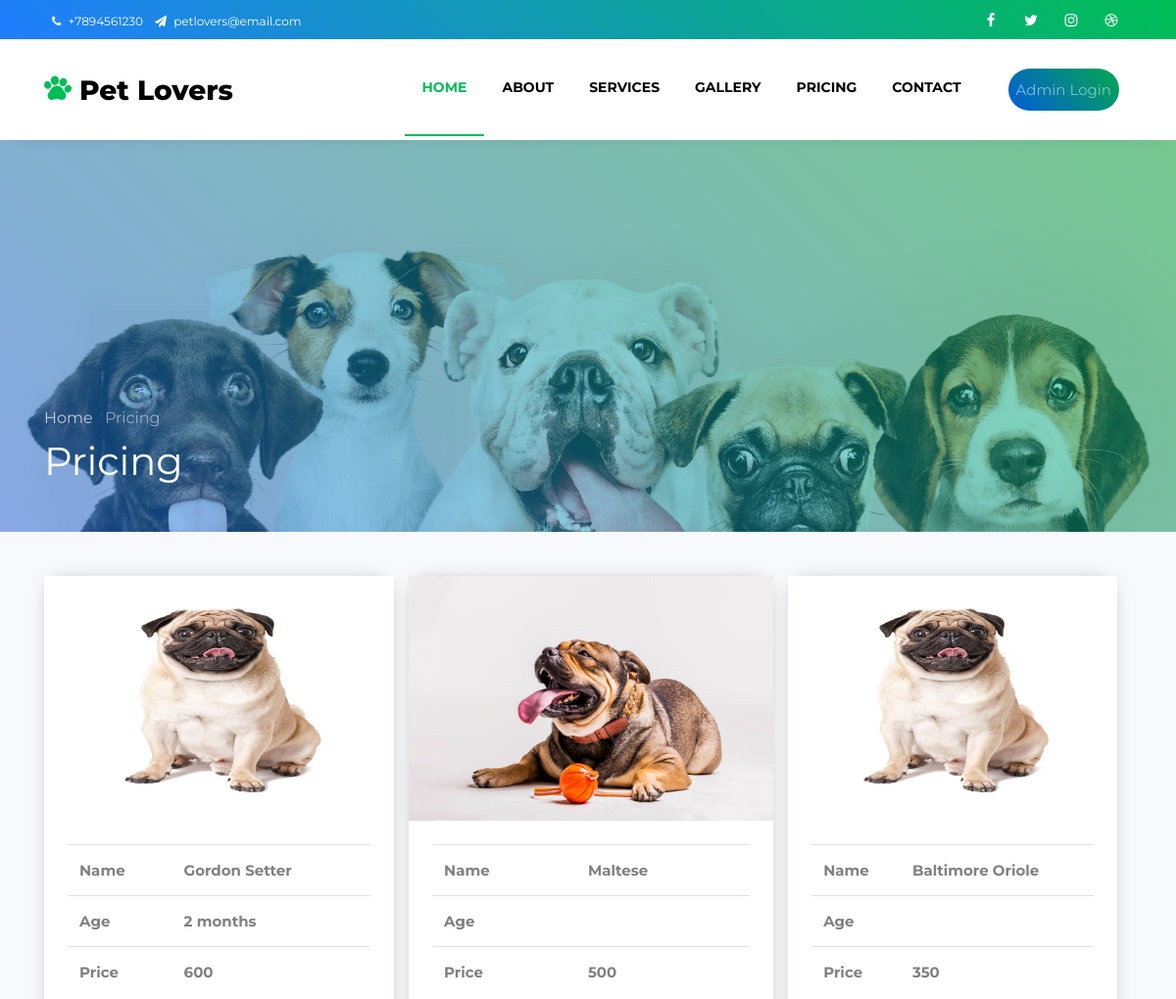
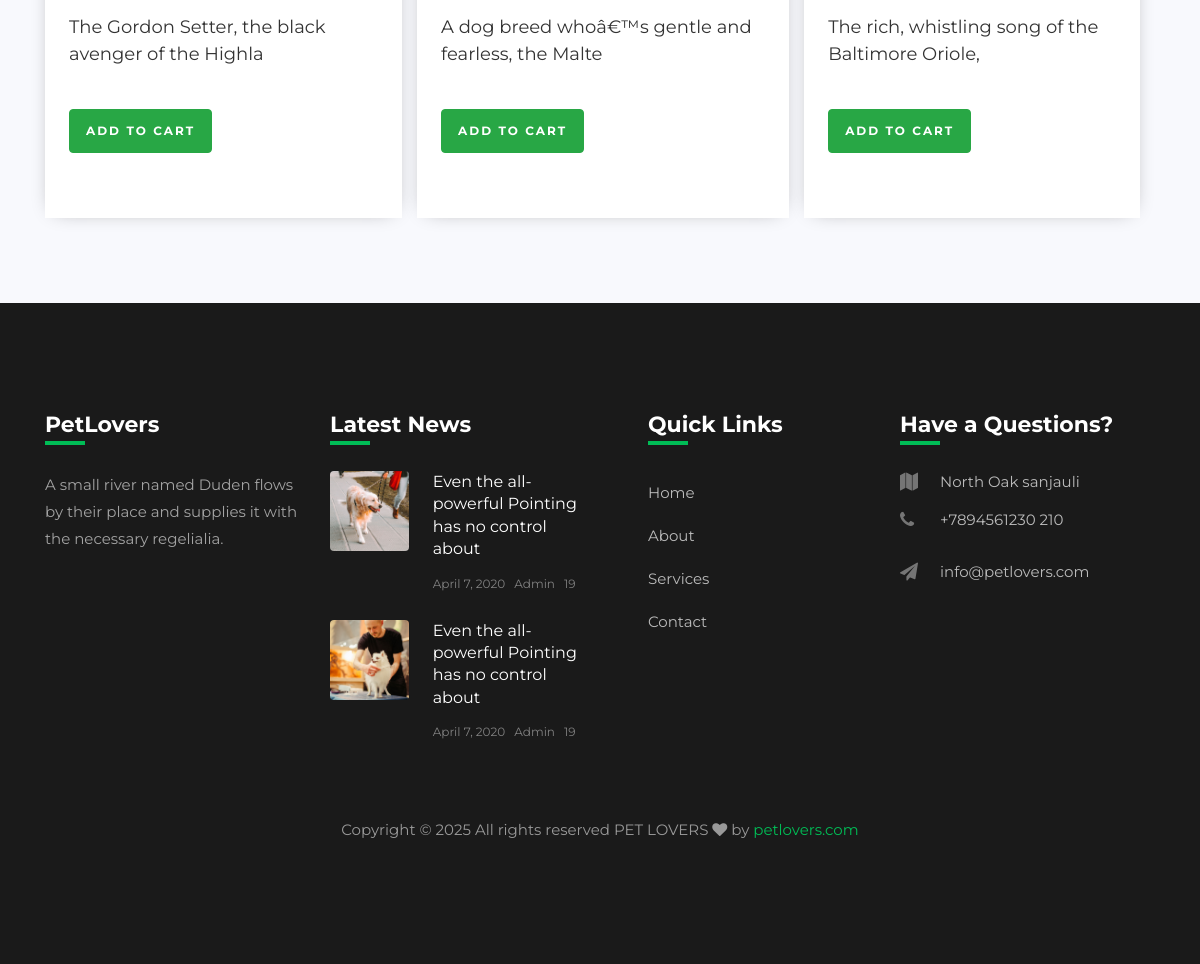
/pricing.php, run on the app's committed database (2 pictures, top to bottom).
### tables this page shows
CREATE TABLE `tblcnp` (
  `id` int(11) NOT NULL,
  `name` varchar(50) DEFAULT NULL,
  `age` varchar(255) NOT NULL,
  `prize` float DEFAULT NULL,
  `description` varchar(50) DEFAULT NULL,
  `image` varchar(250) DEFAULT NULL,
  `status` varchar(50) DEFAULT NULL
);

### pricing.php (the view, shortened to what this page needs)
<?php
include("frontend/includes/header.php");
include('backend/config/dbcon.php');
?>
<section class="hero-wrap hero-wrap-2" style="background-image: url('images/bg_2.jpg');"
    data-stellar-background-ratio="0.5">
    <div class="overlay"></div>
    <div class="container">
        <div class="row no-gutters slider-text align-items-end">
            <div class="col-md-9 ftco-animate pb-5">
                <p class="breadcrumbs mb-2"><span class="mr-2"><a href="index.html">Home </a></span> <span>Pricing </span></p>
                <h1 class="mb-0 bread">Pricing</h1>
            </div>
        </div>
    </div>
</section>
<section class="ftco-section bg-light">
    <div class="container" style="display:flex">
        <?php
        $sql = "SELECT * FROM tblcnp WHERE status = 'available' order by id desc" or die (mysqli_error($con));
        $result=mysqli_query($con, $sql) or die (mysqli_error($con));
        if(mysqli_num_rows($result)>=0){
          while($row = mysqli_fetch_assoc($result)){
            $id = $row['id'];
        ?>
        <div class="row" style="padding-right:15px" >
            <div class="col-md-12" >
                <div class="blog-entry" style="box-shadow: 0px 0px 20px -10px gray;">
                    <?php
						$path = $row['image'];
						$path = explode('..', $path);
						unset($path[0]);
						$path = implode('..', $path);
						?>
                    <center><img src="backend<?php echo $path;?>" width="100%" height="250px;"
                            class="img-responsive img-rounded wow fadeInDown"></center>
                    <div class="text p-4" style="height:400px">
                        <div class=" mb-2">
                            <table class="table">
                                <tr>
                                    <th>Name</th>
                                    <th><?php echo $row['name'];?></th>
                                </tr>
                                <tr>
                                    <th>Age</th>
                                    <th><?php echo $row['age'];?></th>
                                </tr>
                                <tr>
                                    <th>Price</th>
                                    <th><?php echo $row['prize'];?> </th>
                                </tr>
                            </table>
                        </div>
                        <h3 class="heading"><?php echo $row['description'];?></h3>
                        <button class="btn btn-success  wow fadeInDown" name="order" type="button"
                            style="margin-top:25px;" data-toggle="modal" data-target="#orderModal<?php echo $id;?>">Add
                            to Cart</button>
                  </div>
                </div>
            </div>
        </div>
        <?php }}
else {echo '<strong style="color:red">No availables data in server</strong>'; }
?>
    </div>
</section>
<?php
		include("frontend/includes/footer.php");
?>

### frontend/includes/header.php (shortened to what this page needs)
<!DOCTYPE html>
<html lang="en">
<head>
	<link rel="stylesheet" href="https://stackpath.bootstrapcdn.com/font-awesome/4.7.0/css/font-awesome.min.css">
	<link rel="stylesheet" href="css/animate.css">
	<link rel="stylesheet" href="css/owl.carousel.min.css">
	<link rel="stylesheet" href="css/owl.theme.default.min.css">
	<link rel="stylesheet" href="css/magnific-popup.css">
	<link rel="stylesheet" href="css/bootstrap-datepicker.css">
	<link rel="stylesheet" href="css/jquery.timepicker.css">
	<link rel="stylesheet" href="css/flaticon.css">
	<link rel="stylesheet" href="css/style.css">
	<link rel="stylesheet" href="css/custom-style.css">
</head>
<body>
	<div class="wrap">
		<div class="container">
			<div class="row">
				<div class="col-md-6 d-flex align-items-center">
					<p class="mb-0 phone pl-md-2">
						<a href="#" class="mr-2"><span class="fa fa-phone mr-1"></span> +7894561230</a>
						<a href="#"><span class="fa fa-paper-plane mr-1"></span> petlovers@email.com</a>
					</p>
				</div>
				<div class="col-md-6 d-flex justify-content-md-end">
					<div class="social-media">
						<p class="mb-0 d-flex">
							<a href="#" class="d-flex align-items-center justify-content-center"><span
									class="fa fa-facebook"><i class="sr-only">Facebook</i></span></a>
							<a href="#" class="d-flex align-items-center justify-content-center"><span
									class="fa fa-twitter"><i class="sr-only">Twitter</i></span></a>
							<a href="#" class="d-flex align-items-center justify-content-center"><span
									class="fa fa-instagram"><i class="sr-only">Instagram</i></span></a>
							<a href="#" class="d-flex align-items-center justify-content-center"><span
									class="fa fa-dribbble"><i class="sr-only">Dribbble</i></span></a>
						</p>
					</div>
				</div>
			</div>
		</div>
	</div>
	<nav class="navbar navbar-expand-lg navbar-dark ftco_navbar bg-dark ftco-navbar-light" id="ftco-navbar">
		<div class="container">
			<a class="navbar-brand" href="index.php"><span class="flaticon-pawprint-1 mr-2"></span>Pet Lovers</a>
			<div class="collapse navbar-collapse" id="ftco-nav">
				<ul class="navbar-nav ml-auto">
					<li class="nav-item active"><a href="index.php" class="nav-link">Home</a></li>
					<li class="nav-item"><a href="about.php" class="nav-link">About</a></li>
					<li class="nav-item"><a href="services.php" class="nav-link">Services</a></li>
					<li class="nav-item"><a href="gallery.php" class="nav-link">Gallery</a></li>
					<li class="nav-item"><a href="pricing.php" class="nav-link">Pricing</a></li>
					<li class="nav-item"><a href="contact.php" class="nav-link">Contact</a></li>
					<li><a href="login.php" class="btn-primary nav-link login-btn">Admin Login</a></li>
				</ul>
			</div>
		</div>
	</nav>

### frontend/includes/footer.php (shortened to what this page needs)
<footer class="footer">
		<div class="container">
			<div class="row">
				<div class="col-md-6 col-lg-3 mb-4 mb-md-0">
					<h2 class="footer-heading">PetLovers</h2>
					<p>A small river named Duden flows by their place and supplies it with the necessary regelialia.</p>
					<ul class="ftco-footer-social p-0">
					</ul>
				</div>
				<div class="col-md-6 col-lg-3 mb-4 mb-md-0">
					<h2 class="footer-heading">Latest News</h2>
					<div class="block-21 mb-4 d-flex">
						<a class="img mr-4 rounded" style="background-image: url(images/image_1.jpg);"></a>
						<div class="text">
							<h3 class="heading"><a href="#">Even the all-powerful Pointing has no control about</a></h3>
							<div class="meta">
								<div><a href="#"><span class="icon-calendar"></span> April 7, 2020</a></div>
								<div><a href="#"><span class="icon-person"></span> Admin</a></div>
								<div><a href="#"><span class="icon-chat"></span> 19</a></div>
							</div>
						</div>
					</div>
					<div class="block-21 mb-4 d-flex">
						<a class="img mr-4 rounded" style="background-image: url(images/image_2.jpg);"></a>
						<div class="text">
							<h3 class="heading"><a href="#">Even the all-powerful Pointing has no control about</a></h3>
							<div class="meta">
								<div><a href="#"><span class="icon-calendar"></span> April 7, 2020</a></div>
								<div><a href="#"><span class="icon-person"></span> Admin</a></div>
								<div><a href="#"><span class="icon-chat"></span> 19</a></div>
							</div>
						</div>
					</div>
				</div>
				<div class="col-md-6 col-lg-3 pl-lg-5 mb-4 mb-md-0">
					<h2 class="footer-heading">Quick Links</h2>
					<ul class="list-unstyled">
						<li><a href="index.php" class="py-2 d-block">Home</a></li>
						<li><a href="about.php" class="py-2 d-block">About</a></li>
						<li><a href="services.php" class="py-2 d-block">Services</a></li>
						<li><a href="contact.php" class="py-2 d-block">Contact</a></li>
					</ul>
				</div>
				<div class="col-md-6 col-lg-3 mb-4 mb-md-0">
					<h2 class="footer-heading">Have a Questions?</h2>
					<div class="block-23 mb-3">
						<ul>
							<li><span class="icon fa fa-map"></span><span class="text">North Oak sanjauli</span></li>
							<li><a href="#"><span class="icon fa fa-phone"></span><span class="text">+7894561230
										210</span></a></li>
							<li><a href="#"><span class="icon fa fa-paper-plane"></span><span
										class="text">info@petlovers.com</span></a></li>
						</ul>
					</div>
				</div>
			</div>
			<div class="row mt-5">
				<div class="col-md-12 text-center">
					<p class="copyright">
						Copyright &copy;
						<script>document.write(new Date().getFullYear());</script> All rights reserved PET LOVERS <i class="fa fa-heart" aria-hidden="true"></i> by <a href="https://colorlib.com"
							target="_blank">petlovers.com</a>
					</p>
				</div>
			</div>
		</div>
	</footer>
</body>
</html>

### css/custom-style.css (style rules this page uses)
a.login-btn { margin: 30px; float: right; margin-right: 13px; border-radius: 33px; color: rgb(255, 255, 255); background: linear-gradient(45deg, #035cd8 0%, #04a84e 100%); }

### data on the page
tblcnp: name "Gordon Setter", age "2 months", prize "600", description "The Gordon Setter, the black avenger of the Highla"
tblcnp: shows a picture, name "Maltese", prize "500", description "A dog breed whoâ€™s gentle and fearless, the Malte"
tblcnp: name "Baltimore Oriole", prize "350", description "The rich, whistling song of the Baltimore Oriole,"
